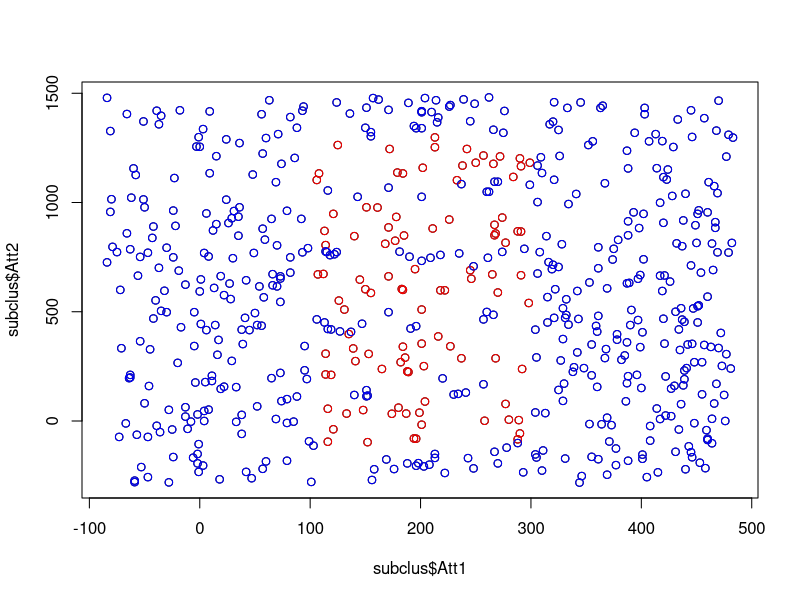
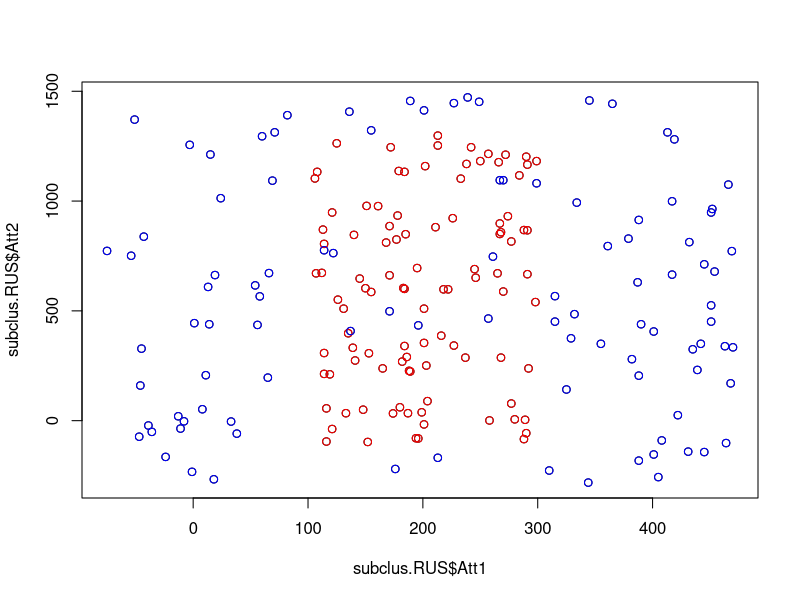

These charts were generated, in order, by the following R code:
setwd("~/Dropbox/zMaster/zRStudio/Master-en-Ciencia-De-Datos-e-Ingeniería-de-Computadores2/3 Mineria de Datos, Aspectos Avanzados/Clasificacion con conjuntos de datos no balanceados, no equilibrados")

#Implementación y evaluación de técnicas de clasificación imbalanceada
#Leemos el dataset subclus
subclus <- read.table("subclus.txt", sep=",")
colnames(subclus) <- c("Att1", "Att2", "Class")

#Determinar el radio de imbalanceamiento
unique(subclus$Class)
nClass0 <- sum(subclus$Class == 0)
nClass1 <- sum(subclus$Class == 1)
IR <- nClass1 / nClass0
IR #Por cada ejemplo positivo hay 5 negativos

#Visualizamos la distribución de los datos
plot(subclus$Att1, subclus$Att2)
points(subclus[subclus$Class==0,1],subclus[subclus$Class==0,2],col="red")
points(subclus[subclus$Class==1,1],subclus[subclus$Class==1,2],col="blue")  

#Dividimos el dataset en 5 partes para la validación cruzada
pos <- (1:dim(subclus)[1])[subclus$Class==0]
neg <- (1:dim(subclus)[1])[subclus$Class==1]
#Hacemos las divisiones en los 5 conjuntos de cada clase
CVperm_pos <- matrix(sample(pos,length(pos)), ncol=5, byrow=T)
CVperm_neg <- matrix(sample(neg,length(neg)), ncol=5, byrow=T)
#Unimos las dos clases
CVperm <- rbind(CVperm_pos, CVperm_neg)

#Llevamos a cabo el 3NN
library(class)
knn.pred = NULL
set.seed(1234)
for( i in 1:5){
  predictions <- knn(subclus[-CVperm[,i], -3], subclus[CVperm[,i], -3], subclus[-CVperm[,i], 3], k = 3)
  knn.pred <- c(knn.pred, predictions)
}
acc <- sum((subclus$Class[as.vector(CVperm)] == 0 & knn.pred == 1) 
           | (subclus$Class[as.vector(CVperm)] == 1 & knn.pred == 2)) / (nClass0 + nClass1) 
acc
#parece que se obitene un buen rendimiento ya que tenemos un accuracy del 0.93


tnr <- sum(subclus$Class[as.vector(CVperm)] == 1 & knn.pred == 2) / nClass1 
tnr
#es bueno para la clase negativa al obtener un 0.972
tpr <- sum(subclus$Class[as.vector(CVperm)] == 0 & knn.pred == 1) / nClass0 
tpr
#no es tan bueno para la case positiva ya que obtiene un 0.76
gmean <- sqrt(tpr * tnr) # no es tan bueno como decia el accuracy 
gmean
#Obtenemos de media un 0.85

# 1. Vamos a aplicar ROS, de forma que replicaremos los ejemplos positivos
knn.pred = NULL
set.seed(1234)
for( i in 1:5){
  train <- subclus[-CVperm[,i], -3]
  classes.train <- subclus[-CVperm[,i], 3] 
  test  <- subclus[CVperm[,i], -3]
  #Aleatoriamente se hace oversample de la clase minoritaria (class 0)
  minority.indices <- (1:dim(train)[1])[classes.train == 0]
  to.add <- dim(train)[1] - 2 * length(minority.indices)
  duplicate <- sample(minority.indices, to.add, replace = T)
  for( j in 1:length(duplicate)){
    train <- rbind(train, train[duplicate[j],])
    classes.train <- c(classes.train, 0)
  }  
  # use the modified training set to make predictions
  predictions <-  knn(train, test, classes.train, k = 3)
  knn.pred <- c(knn.pred, predictions)
} 

tpr.ROS <- sum(subclus$Class[as.vector(CVperm)] == 0 & knn.pred == 1) / nClass0
tpr.ROS 
#Hemos pasado de un 0.76 a un 0.92 mejorando mucho en la clase positiva
tnr.ROS <- sum(subclus$Class[as.vector(CVperm)] == 1 & knn.pred == 2) / nClass1 
tnr.ROS
#Hemos pasado de un 0.97 a un 0.90 en la clase negativa
gmean.ROS <- sqrt(tpr.ROS * tnr.ROS) 
gmean.ROS
#La media ha pasado de 0.85 a 0.91, mejorando

# 2. Vamos a aplicar RUS, de forma que quito elementos de la clase mayoritaria
set.seed(1234)
knn.pred = NULL
for( i in 1:5){
  train <- subclus[-CVperm[,i], -3]
  classes.train <- subclus[-CVperm[,i], 3] 
  test  <- subclus[CVperm[,i], -3]
  #Aleatoriamente aplicamos undersample a la clase minoritaria (class 1)
  majority.indices <- (1:dim(train)[1])[classes.train == 1]
  to.remove <- 2* length(majority.indices) - dim(train)[1]
  remove <- sample(majority.indices, to.remove, replace = F)
  train <- train[-remove,] 
  classes.train <- classes.train[-remove]
  #Uso el training set modificado para hacer las predicciones
  predictions <-  knn(train, test, classes.train, k = 3)
  knn.pred <- c(knn.pred, predictions)
} 
tpr.RUS <- sum(subclus$Class[as.vector(CVperm)] == 0 & knn.pred == 1) / nClass0
tpr.RUS
#Hemos pasado de 0.92 a 0.93
tnr.RUS <- sum(subclus$Class[as.vector(CVperm)] == 1 & knn.pred == 2) / nClass1
tnr.RUS
#Hemos pasado de 0.90 a 0.80
gmean.RUS <- sqrt(tpr.RUS * tnr.RUS) 
gmean.RUS
#Hemos bajado el rendimiento con respecto a ROS, ya que ha bajado de 0.91 a 0.86,
#pero se ha mejorado al inicial sin aplicar ninguna técnica

#Visualizamos como quedaría la técnica RUS en el dataset
subclus.RUS <- subclus
majority.indices <- (1:dim(subclus.RUS)[1])[subclus.RUS$Class == 1]
to.remove <- 2 * length(majority.indices) - dim(subclus.RUS)[1]
remove <- sample(majority.indices, to.remove, replace = F)
subclus.RUS <- subclus.RUS[-remove,] 

plot(subclus.RUS$Att1, subclus.RUS$Att2)
points(subclus.RUS[subclus.RUS$Class==0,1],subclus.RUS[subclus.RUS$Class==0,2],col="red")
points(subclus.RUS[subclus.RUS$Class==1,1],subclus.RUS[subclus.RUS$Class==1,2],col="blue") 


# 1.4.1 Función de distancia
distance <- function(i, j, data){
  sum <- 0
  for(f in 1:dim(data)[2]){
    if(is.factor(data[,f])){ # nominal feature
      if(data[i,f] != data[j,f]){
        sum <- sum + 1
      }
    } else {
      sum <- sum + (data[i,f] - data[j,f]) * (data[i,f] - data[j,f])
    }
  }
  sum <- sqrt(sum)
  return(sum)
}
#TAREAS:
#hacer getinstance. hacer syntheticInstance para crear instancias. comparar los resultados de este nuevo train en ros y rus. 
#(opcional) hacer implementación de smote

